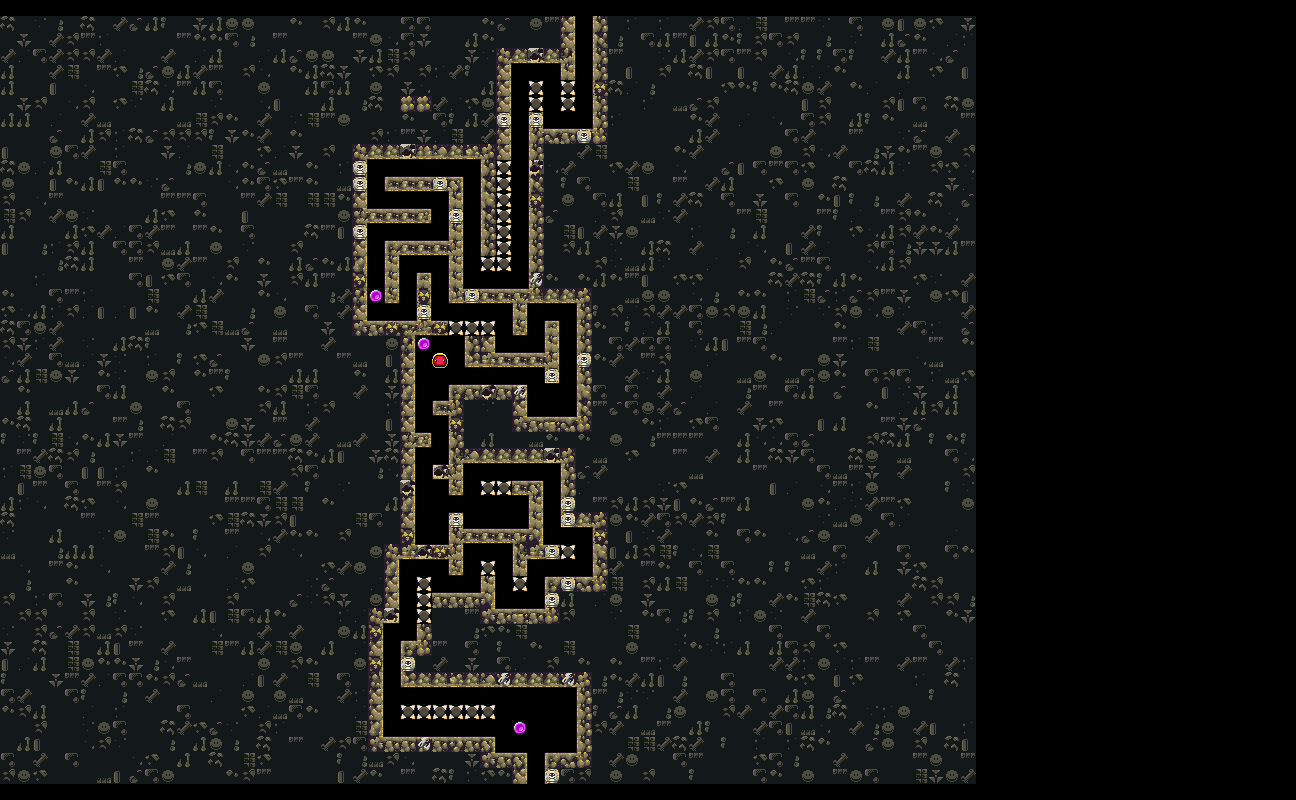

This is a level from a 2D game, rendered from its Tiled map with the project's own tilesets. A one-line summary and the map file follow, with tile-layer data summarised:
An orthogonal 81x50 tile map with 16x16 px tiles, 5 tile layers (Prototype, Obstacles, Background, Layout, ...), 3 tilesets and 149 objects (116x Sprinkle, 6x Radiation_StaticSpike08, 6x Radiation_StaticSpike14, 3x Radiation_StaticSpike01, 3x Coin, ...).

<map version="1.11" tiledversion="1.11.0" orientation="orthogonal" renderorder="right-down" width="81" height="50" tilewidth="16" tileheight="16" infinite="0" nextlayerid="74" nextobjectid="241448">
 <properties>
  <property name="IgnoreLock" type="bool" value="false" />
 </properties>
 <tileset firstgid="1" source="../../../Tilemap/Bioms/Factory_Tilemap.tsx" />
 <tileset firstgid="2476" source="../../../Tilemap/Enemies/Factory_MultitileObjects.tsx" />
 <tileset firstgid="2851" source="../../../Tilemap/Bioms/Radiation_Tilemap.tsx" />
 <group id="2" name="Input">
  <layer id="6" name="Prototype" width="81" height="50">
   <properties>
    <property name="unity:SortingLayer" value="Prototype" />
   </properties>
   <data>[4050 cells, 2725 non-empty, 4 distinct tile ids]</data>
  </layer>
  <layer id="45" name="Obstacles" width="81" height="50">
   <properties>
    <property name="unity:SortingLayer" value="Obstacles" />
   </properties>
   <data>[4050 cells, 4 non-empty, 2 distinct tile ids]</data>
  </layer>
 </group>
 <group id="3" name="Output">
  <group id="11" name="Output_Hazards">
   <objectgroup id="47" name="Hazard20" tintcolor="#ffffff">
    <properties>
     <property name="unity:SortingLayer" value="Hazard20" />
    </properties>
   </objectgroup>
   <objectgroup id="48" name="Hazard19" tintcolor="#ffffff">
    <properties>
     <property name="unity:SortingLayer" value="Hazard19" />
    </properties>
   </objectgroup>
   <objectgroup id="49" name="Hazard18" tintcolor="#ffffff">
    <properties>
     <property name="unity:SortingLayer" value="Hazard18" />
    </properties>
   </objectgroup>
   <objectgroup id="50" name="Hazard17" tintcolor="#ffffff">
    <properties>
     <property name="unity:SortingLayer" value="Hazard17" />
    </properties>
   </objectgroup>
   <objectgroup id="51" name="Hazard16" tintcolor="#ffffff">
    <properties>
     <property name="unity:SortingLayer" value="Hazard16" />
    </properties>
   </objectgroup>
   <objectgroup id="52" name="Hazard15" tintcolor="#ffffff">
    <properties>
     <property name="unity:SortingLayer" value="Hazard15" />
    </properties>
   </objectgroup>
   <objectgroup id="53" name="Hazard14" tintcolor="#ffffff">
    <properties>
     <property name="unity:SortingLayer" value="Hazard14" />
    </properties>
   </objectgroup>
   <objectgroup id="54" name="Hazard13" tintcolor="#ffffff">
    <properties>
     <property name="unity:SortingLayer" value="Hazard13" />
    </properties>
   </objectgroup>
   <objectgroup id="55" name="Hazard12" tintcolor="#ffffff">
    <properties>
     <property name="unity:SortingLayer" value="Hazard12" />
    </properties>
   </objectgroup>
   <objectgroup id="56" name="Hazard11" tintcolor="#ffffff">
    <properties>
     <property name="unity:SortingLayer" value="Hazard11" />
    </properties>
   </objectgroup>
   <objectgroup id="57" name="Hazard10" tintcolor="#ffffff">
    <properties>
     <property name="unity:SortingLayer" value="Hazard10" />
    </properties>
   </objectgroup>
   <objectgroup id="58" name="Hazard09" tintcolor="#ffffff">
    <properties>
     <property name="unity:SortingLayer" value="Hazard09" />
    </properties>
   </objectgroup>
   <objectgroup id="59" name="Hazard08" tintcolor="#ffffff">
    <properties>
     <property name="unity:SortingLayer" value="Hazard08" />
    </properties>
   </objectgroup>
   <objectgroup id="60" name="Hazard07" tintcolor="#ffffff">
    <properties>
     <property name="unity:SortingLayer" value="Hazard07" />
    </properties>
   </objectgroup>
   <objectgroup id="61" name="Hazard06" tintcolor="#ffffff">
    <properties>
     <property name="unity:SortingLayer" value="Hazard06" />
    </properties>
   </objectgroup>
   <objectgroup id="62" name="Hazard05" tintcolor="#ffffff">
    <properties>
     <property name="unity:SortingLayer" value="Hazard05" />
    </properties>
   </objectgroup>
   <objectgroup id="63" name="Hazard04" tintcolor="#ffffff">
    <properties>
     <property name="unity:SortingLayer" value="Hazard04" />
    </properties>
   </objectgroup>
   <objectgroup id="64" name="Hazard03" tintcolor="#ffffff">
    <properties>
     <property name="unity:SortingLayer" value="Hazard03" />
    </properties>
   </objectgroup>
   <objectgroup id="65" name="Hazard02" tintcolor="#ffffff">
    <properties>
     <property name="unity:SortingLayer" value="Hazard02" />
    </properties>
   </objectgroup>
   <objectgroup id="66" name="Hazard01" tintcolor="#ffffff">
    <properties>
     <property name="unity:SortingLayer" value="Hazard01" />
    </properties>
   </objectgroup>
   <objectgroup id="67" name="Hazard00" tintcolor="#ffffff">
    <properties>
     <property name="unity:SortingLayer" value="Hazard00" />
    </properties>
   </objectgroup>
   <objectgroup id="68" name="Dropper" tintcolor="#ffffff">
    <properties>
     <property name="unity:SortingLayer" value="Dropper" />
    </properties>
   </objectgroup>
   <objectgroup id="69" name="Smallbot" tintcolor="#ffffff">
    <properties>
     <property name="unity:SortingLayer" value="Smallbot" />
    </properties>
   </objectgroup>
   <objectgroup id="70" name="Fireball" tintcolor="#ffffff">
    <properties>
     <property name="unity:SortingLayer" value="Fireball" />
    </properties>
    <object id="241415" name="Fireball" type="Factory_Fireball" gid="2115" x="432" y="368" width="16" height="16">
     <properties>
      <property name="prefabeName" type="file" value="../../../../Prefabs/Enemy/AngryFireBall/00Factory/Factory_AngryFireBall.prefab" />
     </properties>
    </object>
   </objectgroup>
   <objectgroup id="42" name="Buzzsaw">
    <properties>
     <property name="unity:SortingLayer" value="Buzzsaw" />
    </properties>
   </objectgroup>
   <objectgroup id="41" name="FireCannon">
    <properties>
     <property name="unity:SortingLayer" value="FireCannon" />
    </properties>
   </objectgroup>
   <objectgroup id="40" name="Slamblock">
    <properties>
     <property name="unity:SortingLayer" value="Slamblock" />
    </properties>
   </objectgroup>
   <objectgroup id="14" name="HiddenSpike">
    <properties>
     <property name="unity:SortingLayer" value="HiddenSpike" />
    </properties>
   </objectgroup>
   <objectgroup id="13" name="StaticSpike">
    <properties>
     <property name="unity:SortingLayer" value="StaticSpike" />
    </properties>
    <object id="241419" name="StaticSpike" type="Radiation_StaticSpike04" gid="4009" x="480" y="496" width="16" height="16">
     <properties>
      <property name="prefabeName" type="file" value="../../../../Prefabs/Enemy/StaticSpike/02Radiation/Radiation_StaticSpike04.prefab" />
     </properties>
    </object>
    <object id="241420" name="StaticSpike" type="Radiation_StaticSpike04" gid="4009" x="400" y="720" width="16" height="16">
     <properties>
      <property name="prefabeName" type="file" value="../../../../Prefabs/Enemy/StaticSpike/02Radiation/Radiation_StaticSpike04.prefab" />
     </properties>
    </object>
    <object id="241421" name="StaticSpike" type="Radiation_StaticSpike08" gid="4011" x="448" y="336" width="16" height="16">
     <properties>
      <property name="prefabeName" type="file" value="../../../../Prefabs/Enemy/StaticSpike/02Radiation/Radiation_StaticSpike08.prefab" />
     </properties>
    </object>
    <object id="241422" name="StaticSpike" type="Radiation_StaticSpike08" gid="4011" x="496" y="496" width="16" height="16">
     <properties>
      <property name="prefabeName" type="file" value="../../../../Prefabs/Enemy/StaticSpike/02Radiation/Radiation_StaticSpike08.prefab" />
     </properties>
    </object>
    <object id="241423" name="StaticSpike" type="Radiation_StaticSpike08" gid="4011" x="416" y="720" width="16" height="16">
     <properties>
      <property name="prefabeName" type="file" value="../../../../Prefabs/Enemy/StaticSpike/02Radiation/Radiation_StaticSpike08.prefab" />
     </properties>
    </object>
    <object id="241424" name="StaticSpike" type="Radiation_StaticSpike08" gid="4011" x="432" y="720" width="16" height="16">
     <properties>
      <property name="prefabeName" type="file" value="../../../../Prefabs/Enemy/StaticSpike/02Radiation/Radiation_StaticSpike08.prefab" />
     </properties>
    </object>
    <object id="241425" name="StaticSpike" type="Radiation_StaticSpike08" gid="4011" x="448" y="720" width="16" height="16">
     <properties>
      <property name="prefabeName" type="file" value="../../../../Prefabs/Enemy/StaticSpike/02Radiation/Radiation_StaticSpike08.prefab" />
     </properties>
    </object>
    <object id="241426" name="StaticSpike" type="Radiation_StaticSpike08" gid="4011" x="464" y="720" width="16" height="16">
     <properties>
      <property name="prefabeName" type="file" value="../../../../Prefabs/Enemy/StaticSpike/02Radiation/Radiation_StaticSpike08.prefab" />
     </properties>
    </object>
    <object id="241427" name="StaticSpike" type="Radiation_StaticSpike12" gid="4013" x="560" y="560" width="16" height="16">
     <properties>
      <property name="prefabeName" type="file" value="../../../../Prefabs/Enemy/StaticSpike/02Radiation/Radiation_StaticSpike12.prefab" />
     </properties>
    </object>
    <object id="241428" name="StaticSpike" type="Radiation_StaticSpike12" gid="4013" x="480" y="720" width="16" height="16">
     <properties>
      <property name="prefabeName" type="file" value="../../../../Prefabs/Enemy/StaticSpike/02Radiation/Radiation_StaticSpike12.prefab" />
     </properties>
    </object>
    <object id="241429" name="StaticSpike" type="Radiation_StaticSpike21" gid="4017" x="464" y="336" width="16" height="16">
     <properties>
      <property name="prefabeName" type="file" value="../../../../Prefabs/Enemy/StaticSpike/02Radiation/Radiation_StaticSpike21.prefab" />
     </properties>
    </object>
    <object id="241430" name="StaticSpike" type="Radiation_StaticSpike01" gid="4073" x="528" y="96" width="16" height="16">
     <properties>
      <property name="prefabeName" type="file" value="../../../../Prefabs/Enemy/StaticSpike/02Radiation/Radiation_StaticSpike01.prefab" />
     </properties>
    </object>
    <object id="241431" name="StaticSpike" type="Radiation_StaticSpike01" gid="4073" x="480" y="576" width="16" height="16">
     <properties>
      <property name="prefabeName" type="file" value="../../../../Prefabs/Enemy/StaticSpike/02Radiation/Radiation_StaticSpike01.prefab" />
     </properties>
    </object>
    <object id="241432" name="StaticSpike" type="Radiation_StaticSpike01" gid="4073" x="416" y="592" width="16" height="16">
     <properties>
      <property name="prefabeName" type="file" value="../../../../Prefabs/Enemy/StaticSpike/02Radiation/Radiation_StaticSpike01.prefab" />
     </properties>
    </object>
    <object id="241433" name="StaticSpike" type="Radiation_StaticSpike13" gid="4079" x="480" y="336" width="16" height="16">
     <properties>
      <property name="prefabeName" type="file" value="../../../../Prefabs/Enemy/StaticSpike/02Radiation/Radiation_StaticSpike13.prefab" />
     </properties>
    </object>
    <object id="241434" name="StaticSpike" type="Radiation_StaticSpike17" gid="4081" x="416" y="608" width="16" height="16">
     <properties>
      <property name="prefabeName" type="file" value="../../../../Prefabs/Enemy/StaticSpike/02Radiation/Radiation_StaticSpike17.prefab" />
     </properties>
    </object>
    <object id="241435" name="StaticSpike" type="Radiation_StaticSpike02" gid="4139" x="560" y="96" width="16" height="16">
     <properties>
      <property name="prefabeName" type="file" value="../../../../Prefabs/Enemy/StaticSpike/02Radiation/Radiation_StaticSpike02.prefab" />
     </properties>
    </object>
    <object id="241436" name="StaticSpike" type="Radiation_StaticSpike02" gid="4139" x="528" y="112" width="16" height="16">
     <properties>
      <property name="prefabeName" type="file" value="../../../../Prefabs/Enemy/StaticSpike/02Radiation/Radiation_StaticSpike02.prefab" />
     </properties>
    </object>
    <object id="241437" name="StaticSpike" type="Radiation_StaticSpike06" gid="4141" x="416" y="624" width="16" height="16">
     <properties>
      <property name="prefabeName" type="file" value="../../../../Prefabs/Enemy/StaticSpike/02Radiation/Radiation_StaticSpike06.prefab" />
     </properties>
    </object>
    <object id="241438" name="StaticSpike" type="Radiation_StaticSpike14" gid="4145" x="496" y="176" width="16" height="16">
     <properties>
      <property name="prefabeName" type="file" value="../../../../Prefabs/Enemy/StaticSpike/02Radiation/Radiation_StaticSpike14.prefab" />
     </properties>
    </object>
    <object id="241439" name="StaticSpike" type="Radiation_StaticSpike14" gid="4145" x="496" y="192" width="16" height="16">
     <properties>
      <property name="prefabeName" type="file" value="../../../../Prefabs/Enemy/StaticSpike/02Radiation/Radiation_StaticSpike14.prefab" />
     </properties>
    </object>
    <object id="241440" name="StaticSpike" type="Radiation_StaticSpike14" gid="4145" x="496" y="208" width="16" height="16">
     <properties>
      <property name="prefabeName" type="file" value="../../../../Prefabs/Enemy/StaticSpike/02Radiation/Radiation_StaticSpike14.prefab" />
     </properties>
    </object>
    <object id="241441" name="StaticSpike" type="Radiation_StaticSpike14" gid="4145" x="496" y="224" width="16" height="16">
     <properties>
      <property name="prefabeName" type="file" value="../../../../Prefabs/Enemy/StaticSpike/02Radiation/Radiation_StaticSpike14.prefab" />
     </properties>
    </object>
    <object id="241442" name="StaticSpike" type="Radiation_StaticSpike14" gid="4145" x="496" y="240" width="16" height="16">
     <properties>
      <property name="prefabeName" type="file" value="../../../../Prefabs/Enemy/StaticSpike/02Radiation/Radiation_StaticSpike14.prefab" />
     </properties>
    </object>
    <object id="241443" name="StaticSpike" type="Radiation_StaticSpike14" gid="4145" x="496" y="256" width="16" height="16">
     <properties>
      <property name="prefabeName" type="file" value="../../../../Prefabs/Enemy/StaticSpike/02Radiation/Radiation_StaticSpike14.prefab" />
     </properties>
    </object>
    <object id="241444" name="StaticSpike" type="Radiation_StaticSpike03" gid="4205" x="560" y="112" width="16" height="16">
     <properties>
      <property name="prefabeName" type="file" value="../../../../Prefabs/Enemy/StaticSpike/02Radiation/Radiation_StaticSpike03.prefab" />
     </properties>
    </object>
    <object id="241445" name="StaticSpike" type="Radiation_StaticSpike03" gid="4205" x="512" y="592" width="16" height="16">
     <properties>
      <property name="prefabeName" type="file" value="../../../../Prefabs/Enemy/StaticSpike/02Radiation/Radiation_StaticSpike03.prefab" />
     </properties>
    </object>
    <object id="241446" name="StaticSpike" type="Radiation_StaticSpike07" gid="4207" x="480" y="272" width="16" height="16">
     <properties>
      <property name="prefabeName" type="file" value="../../../../Prefabs/Enemy/StaticSpike/02Radiation/Radiation_StaticSpike07.prefab" />
     </properties>
    </object>
    <object id="241447" name="StaticSpike" type="Radiation_StaticSpike15" gid="4211" x="496" y="272" width="16" height="16">
     <properties>
      <property name="prefabeName" type="file" value="../../../../Prefabs/Enemy/StaticSpike/02Radiation/Radiation_StaticSpike15.prefab" />
     </properties>
    </object>
   </objectgroup>
  </group>
  <group id="32" name="Output_Items">
   <objectgroup id="71" name="Item00" tintcolor="#ffffff">
    <properties>
     <property name="unity:SortingLayer" value="Item00" />
    </properties>
   </objectgroup>
   <objectgroup id="72" name="Star" tintcolor="#ffffff">
    <properties>
     <property name="unity:SortingLayer" value="Star" />
    </properties>
   </objectgroup>
   <objectgroup id="73" name="Key" tintcolor="#ffffff">
    <properties>
     <property name="unity:SortingLayer" value="Key" />
    </properties>
   </objectgroup>
   <objectgroup id="43" name="PowerUp">
    <properties>
     <property name="unity:SortingLayer" value="PowerUp" />
    </properties>
   </objectgroup>
   <objectgroup id="39" name="Sprinkle">
    <properties>
     <property name="unity:SortingLayer" value="Sprinkle" />
    </properties>
    <object id="241299" name="Sprinkle" type="Sprinkle" gid="175" x="576" y="48" width="16" height="16">
     <properties>
      <property name="Probability" type="float" value="1" />
      <property name="prefabName" type="file" value="../../../../Prefabs/Items/Sprinkle.prefab" />
     </properties>
    </object>
    <object id="241300" name="Sprinkle" type="Sprinkle" gid="175" x="528" y="80" width="16" height="16">
     <properties>
      <property name="Probability" type="float" value="1" />
      <property name="prefabName" type="file" value="../../../../Prefabs/Items/Sprinkle.prefab" />
     </properties>
    </object>
    <object id="241301" name="Sprinkle" type="Sprinkle" gid="175" x="576" y="80" width="16" height="16">
     <properties>
      <property name="Probability" type="float" value="1" />
      <property name="prefabName" type="file" value="../../../../Prefabs/Items/Sprinkle.prefab" />
     </properties>
    </object>
    <object id="241302" name="Sprinkle" type="Sprinkle" gid="175" x="512" y="96" width="16" height="16">
     <properties>
      <property name="Probability" type="float" value="1" />
      <property name="prefabName" type="file" value="../../../../Prefabs/Items/Sprinkle.prefab" />
     </properties>
    </object>
    <object id="241303" name="Sprinkle" type="Sprinkle" gid="175" x="544" y="96" width="16" height="16">
     <properties>
      <property name="Probability" type="float" value="1" />
      <property name="prefabName" type="file" value="../../../../Prefabs/Items/Sprinkle.prefab" />
     </properties>
    </object>
    <object id="241304" name="Sprinkle" type="Sprinkle" gid="175" x="576" y="96" width="16" height="16">
     <properties>
      <property name="Probability" type="float" value="1" />
      <property name="prefabName" type="file" value="../../../../Prefabs/Items/Sprinkle.prefab" />
     </properties>
    </object>
    <object id="241305" name="Sprinkle" type="Sprinkle" gid="175" x="512" y="112" width="16" height="16">
     <properties>
      <property name="Probability" type="float" value="1" />
      <property name="prefabName" type="file" value="../../../../Prefabs/Items/Sprinkle.prefab" />
     </properties>
    </object>
    </objectgroup>
   <objectgroup id="34" name="Coin">
    <properties>
     <property name="unity:SortingLayer" value="Coin" />
    </properties>
    <!-- 3 objects omitted --></objectgroup>
  </group>
  <layer id="9" name="Background" width="81" height="50">
   <properties>
    <property name="unity:SortingLayer" value="Background" />
   </properties>
   <data>[4050 cells, 2434 non-empty, 22 distinct tile ids]</data>
  </layer>
  <layer id="8" name="Layout" width="81" height="50">
   <properties>
    <property name="unity:SortingLayer" value="Layout" />
    <property name="unity:Tag" value="Wall" />
   </properties>
   <data>[4050 cells, 256 non-empty, 70 distinct tile ids]</data>
  </layer>
  <layer id="46" name="Details" width="81" height="50">
   <properties>
    <property name="unity:SortingLayer" value="Details" />
   </properties>
   <data>[4050 cells, 0 non-empty, 0 distinct tile ids]</data>
  </layer>
 </group>
</map>
<!-- 112 of 149 objects omitted -->
